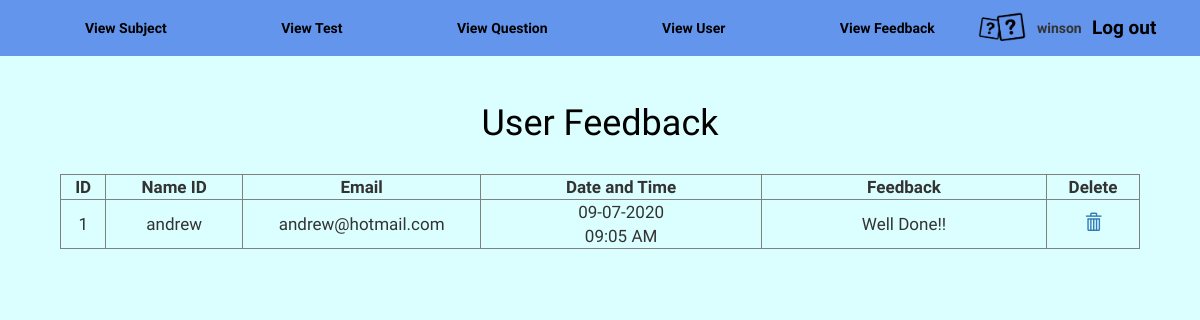
The page /adminViewUserFeedback.php (signed in) on the database its author committed.
### tables this page shows
CREATE TABLE `quizfeedback` (
  `id` int(6) UNSIGNED NOT NULL,
  `name` varchar(30) NOT NULL,
  `email` varchar(30) NOT NULL,
  `feedback` varchar(300) NOT NULL,
  `reg_date` timestamp NOT NULL DEFAULT current_timestamp()
);

### adminViewUserFeedback.php (the view, shortened to what this page needs)
<!DOCTYPE html>
<html>
<head>
<link rel="stylesheet" href="https://maxcdn.bootstrapcdn.com/bootstrap/3.3.6/css/bootstrap.min.css">
</head>
<body>
<?php include"adminMenu.php";?>
<center>
<div class="all-Table table-striped">
<table border="1px solid black" width="90%">
<?php
include"database.php";
	$i=1;
	$result=mysqli_query($con,"select * from quizfeedback");
		echo"<h1 style='color:black;'>User Feedback</h1><br>";
		echo "<tr><th>ID</th><th>Name ID</th><th>Email</th><th>Date and Time</th><th>Feedback</th><th>Delete</th></tr>";
	while($test=mysqli_fetch_assoc($result)){
	$id=$test['id'];
		echo"<tr><td width=50>" .$i."</td>";
		echo"<td width=150>" .$test['name']."</td>";
		echo"<td width=250>" .$test['email']."</td>";
		echo"<td width=320>" .date("d-m-Y ", strtotime($test['reg_date']))."<br>".date("h:i A ", strtotime($test['reg_date']))."</td>";
		echo"<td width=320>" .$test['feedback']."</td>";
		echo "<td width=100><a href='deleteFeedback.php?id=$id'><span class='glyphicon glyphicon-trash'></span></a></td></tr>";
	$i++;
	}
?>
</table>
</div>
</center>
</body>
</html>

### adminViewUserFeedback.php (style rules this page uses)
body { margin:0; background-color:#DBFFFF; }
table,td,th { border-collapse: collapse; text-align: center; font-size: 17px; }
.all-Table { position: absolute; margin: 7% 0%; width: 100%; }

### adminMenu.php (style rules this page uses)
* { font-family: 'Merienda One', cursive; }
p,span { font-family: 'Yeseva One', cursive; }

### rows shown on the page
quizfeedback: name "andrew", email "andrew@hotmail.com", reg_date "09-07-2020", reg_date "09:05 AM", feedback "Well Done!!"

### other values the page prints
$_SESSION['loginAdmin'] "winson"
